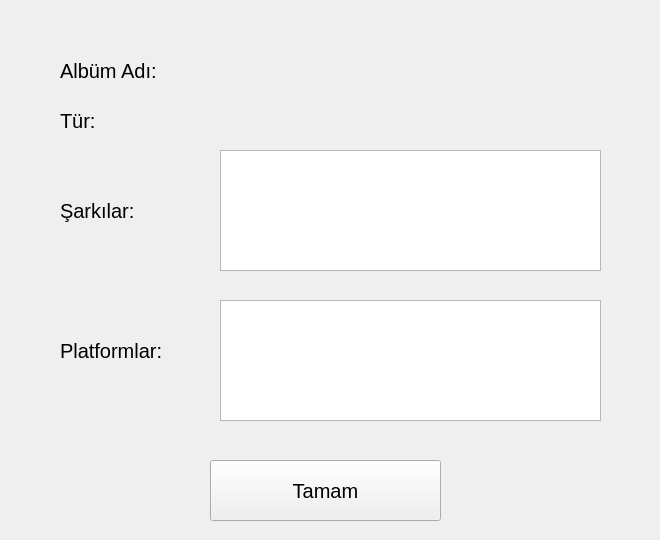
<?xml version="1.0" encoding="UTF-8"?>
<ui version="4.0">
 <class>Form</class>
 <widget class="QWidget" name="Form">
  <property name="geometry">
   <rect>
    <x>0</x>
    <y>0</y>
    <width>660</width>
    <height>540</height>
   </rect>
  </property>
  <property name="minimumSize">
   <size>
    <width>660</width>
    <height>540</height>
   </size>
  </property>
  <property name="maximumSize">
   <size>
    <width>660</width>
    <height>540</height>
   </size>
  </property>
  <property name="windowTitle">
   <string>Albüm Bilgisi - Music Library</string>
  </property>
  <widget class="QLabel" name="label">
   <property name="geometry">
    <rect>
     <x>60</x>
     <y>50</y>
     <width>121</width>
     <height>41</height>
    </rect>
   </property>
   <property name="font">
    <font>
     <pointsize>15</pointsize>
    </font>
   </property>
   <property name="text">
    <string>Albüm Adı:</string>
   </property>
  </widget>
  <widget class="QLabel" name="albumad_label">
   <property name="geometry">
    <rect>
     <x>220</x>
     <y>50</y>
     <width>381</width>
     <height>41</height>
    </rect>
   </property>
   <property name="font">
    <font>
     <pointsize>15</pointsize>
    </font>
   </property>
   <property name="text">
    <string/>
   </property>
  </widget>
  <widget class="QLabel" name="label_2">
   <property name="geometry">
    <rect>
     <x>60</x>
     <y>100</y>
     <width>121</width>
     <height>41</height>
    </rect>
   </property>
   <property name="font">
    <font>
     <pointsize>15</pointsize>
    </font>
   </property>
   <property name="text">
    <string>Tür:</string>
   </property>
  </widget>
  <widget class="QLabel" name="turad_label">
   <property name="geometry">
    <rect>
     <x>220</x>
     <y>100</y>
     <width>381</width>
     <height>41</height>
    </rect>
   </property>
   <property name="font">
    <font>
     <pointsize>15</pointsize>
    </font>
   </property>
   <property name="text">
    <string/>
   </property>
  </widget>
  <widget class="QLabel" name="label_3">
   <property name="geometry">
    <rect>
     <x>60</x>
     <y>190</y>
     <width>121</width>
     <height>41</height>
    </rect>
   </property>
   <property name="font">
    <font>
     <pointsize>15</pointsize>
    </font>
   </property>
   <property name="text">
    <string>Şarkılar:</string>
   </property>
  </widget>
  <widget class="QListWidget" name="album_sarkilar">
   <property name="geometry">
    <rect>
     <x>220</x>
     <y>150</y>
     <width>381</width>
     <height>121</height>
    </rect>
   </property>
  </widget>
  <widget class="QLabel" name="label_4">
   <property name="geometry">
    <rect>
     <x>60</x>
     <y>330</y>
     <width>131</width>
     <height>41</height>
    </rect>
   </property>
   <property name="font">
    <font>
     <pointsize>15</pointsize>
    </font>
   </property>
   <property name="text">
    <string>Platformlar:</string>
   </property>
  </widget>
  <widget class="QListWidget" name="album_platform">
   <property name="geometry">
    <rect>
     <x>220</x>
     <y>300</y>
     <width>381</width>
     <height>121</height>
    </rect>
   </property>
  </widget>
  <widget class="QPushButton" name="tamamButon">
   <property name="geometry">
    <rect>
     <x>210</x>
     <y>460</y>
     <width>231</width>
     <height>61</height>
    </rect>
   </property>
   <property name="font">
    <font>
     <pointsize>15</pointsize>
    </font>
   </property>
   <property name="text">
    <string>Tamam</string>
   </property>
  </widget>
 </widget>
 <resources/>
 <connections/>
</ui>
